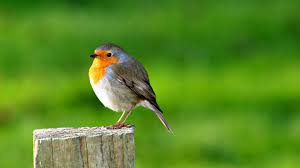
#> input picture OpenCV/bird3.jpeg, 300 x 168 px
$ python 5_split_merge_image.py
#> lines starting #> are read from the running program, lines starting #| are printed output that depends on the picture
import cv2 as cv
import numpy as np
import matplotlib.pyplot as plt

#splitinh and mergin an image
img= cv.imread('bird3.jpeg')
#> img is the input picture: shape (168, 300, 3); mean B, G, R 35, 136.8, 88.1

b,g,r=cv.split(img)
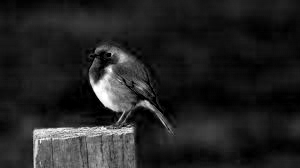
#> b: shape (168, 300); min 0, max 255, mean 35
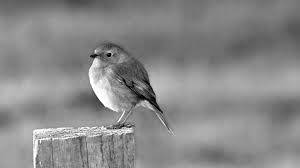
#> g: shape (168, 300); min 0, max 255, mean 136.8
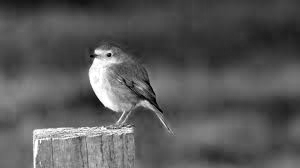
#> r: shape (168, 300); min 0, max 255, mean 88.1

img2=cv.merge((b,g,r))
img3=cv.merge((r,g,b))

cv.imshow('image',img)

cv.imshow('blue',b)
cv.imshow('red',r)
cv.imshow('green',g)

cv.imshow('merge',img2)
cv.imshow('merge_new',img3)

cv.waitKey(0)
cv.destroyAllWindows()

$ run again, with OpenCV/bird2.jpeg copied over OpenCV/bird3.jpeg
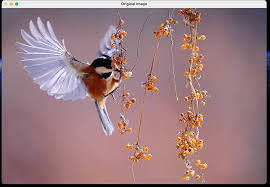
#> input picture OpenCV/bird2.jpeg, 270 x 187 px
#> img is the input picture: shape (187, 270, 3); mean B, G, R 128.1, 123.5, 153.8
#> `b,g,r=cv.split(img)`:
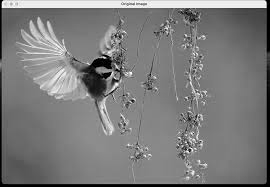
#> g: shape (187, 270); min 0, max 255, mean 123.5
#> `b,g,r=cv.split(img)`:
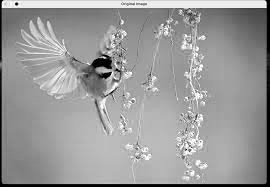
#> r: shape (187, 270); min 0, max 255, mean 153.8

$ run again, with OpenCV/bird.jpeg copied over OpenCV/bird3.jpeg
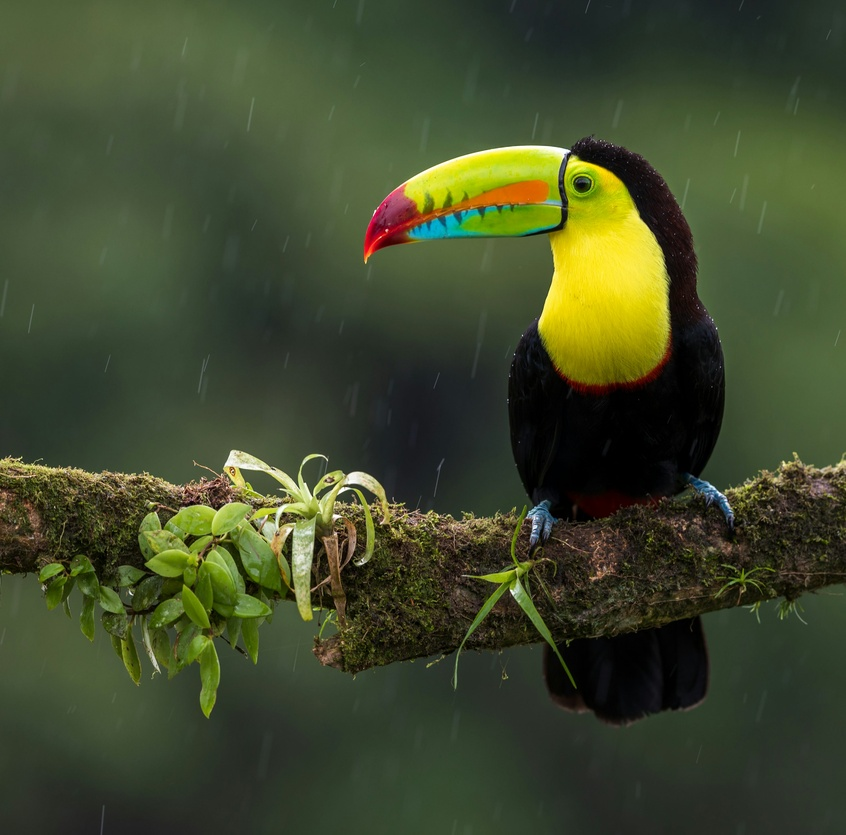
#> input picture OpenCV/bird.jpeg, 846 x 835 px, shrunk from 3000 x 2961 before the run
#> img is the input picture: shape (835, 846, 3); mean B, G, R 44.1, 72.8, 64
#> `b,g,r=cv.split(img)`:
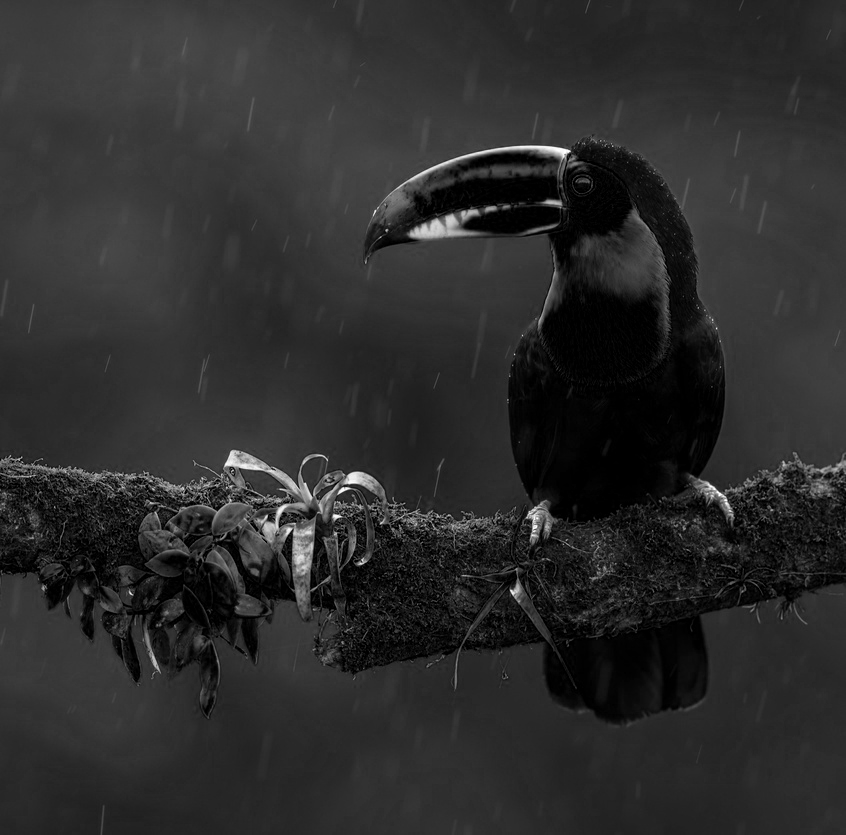
#> b: shape (835, 846); min 0, max 255, mean 44.1
#> `b,g,r=cv.split(img)`:
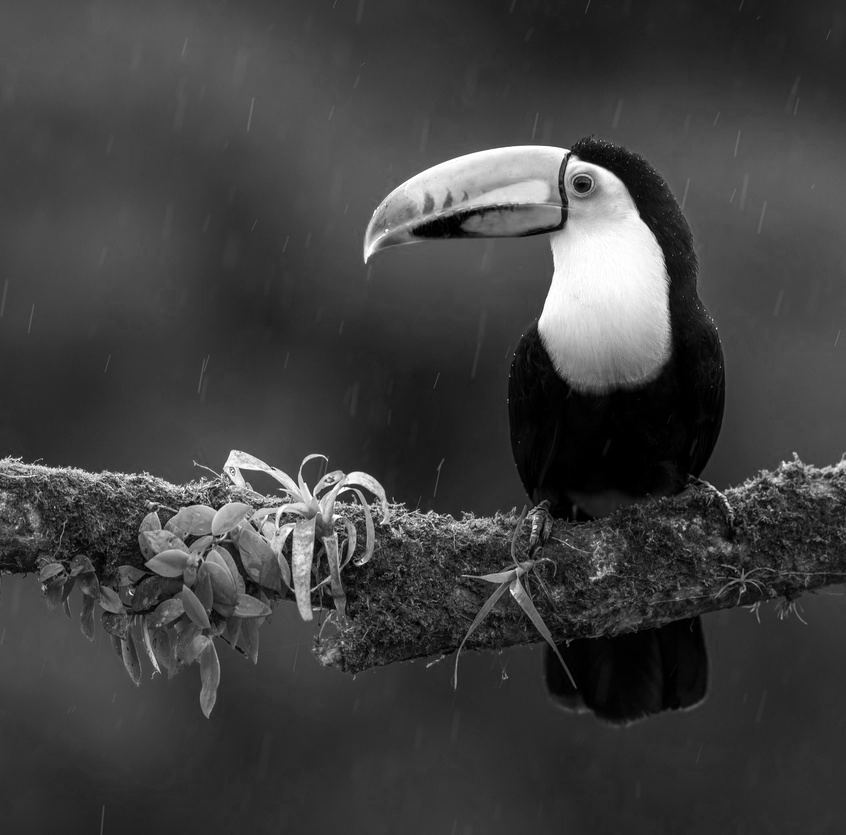
#> r: shape (835, 846); min 0, max 255, mean 64
